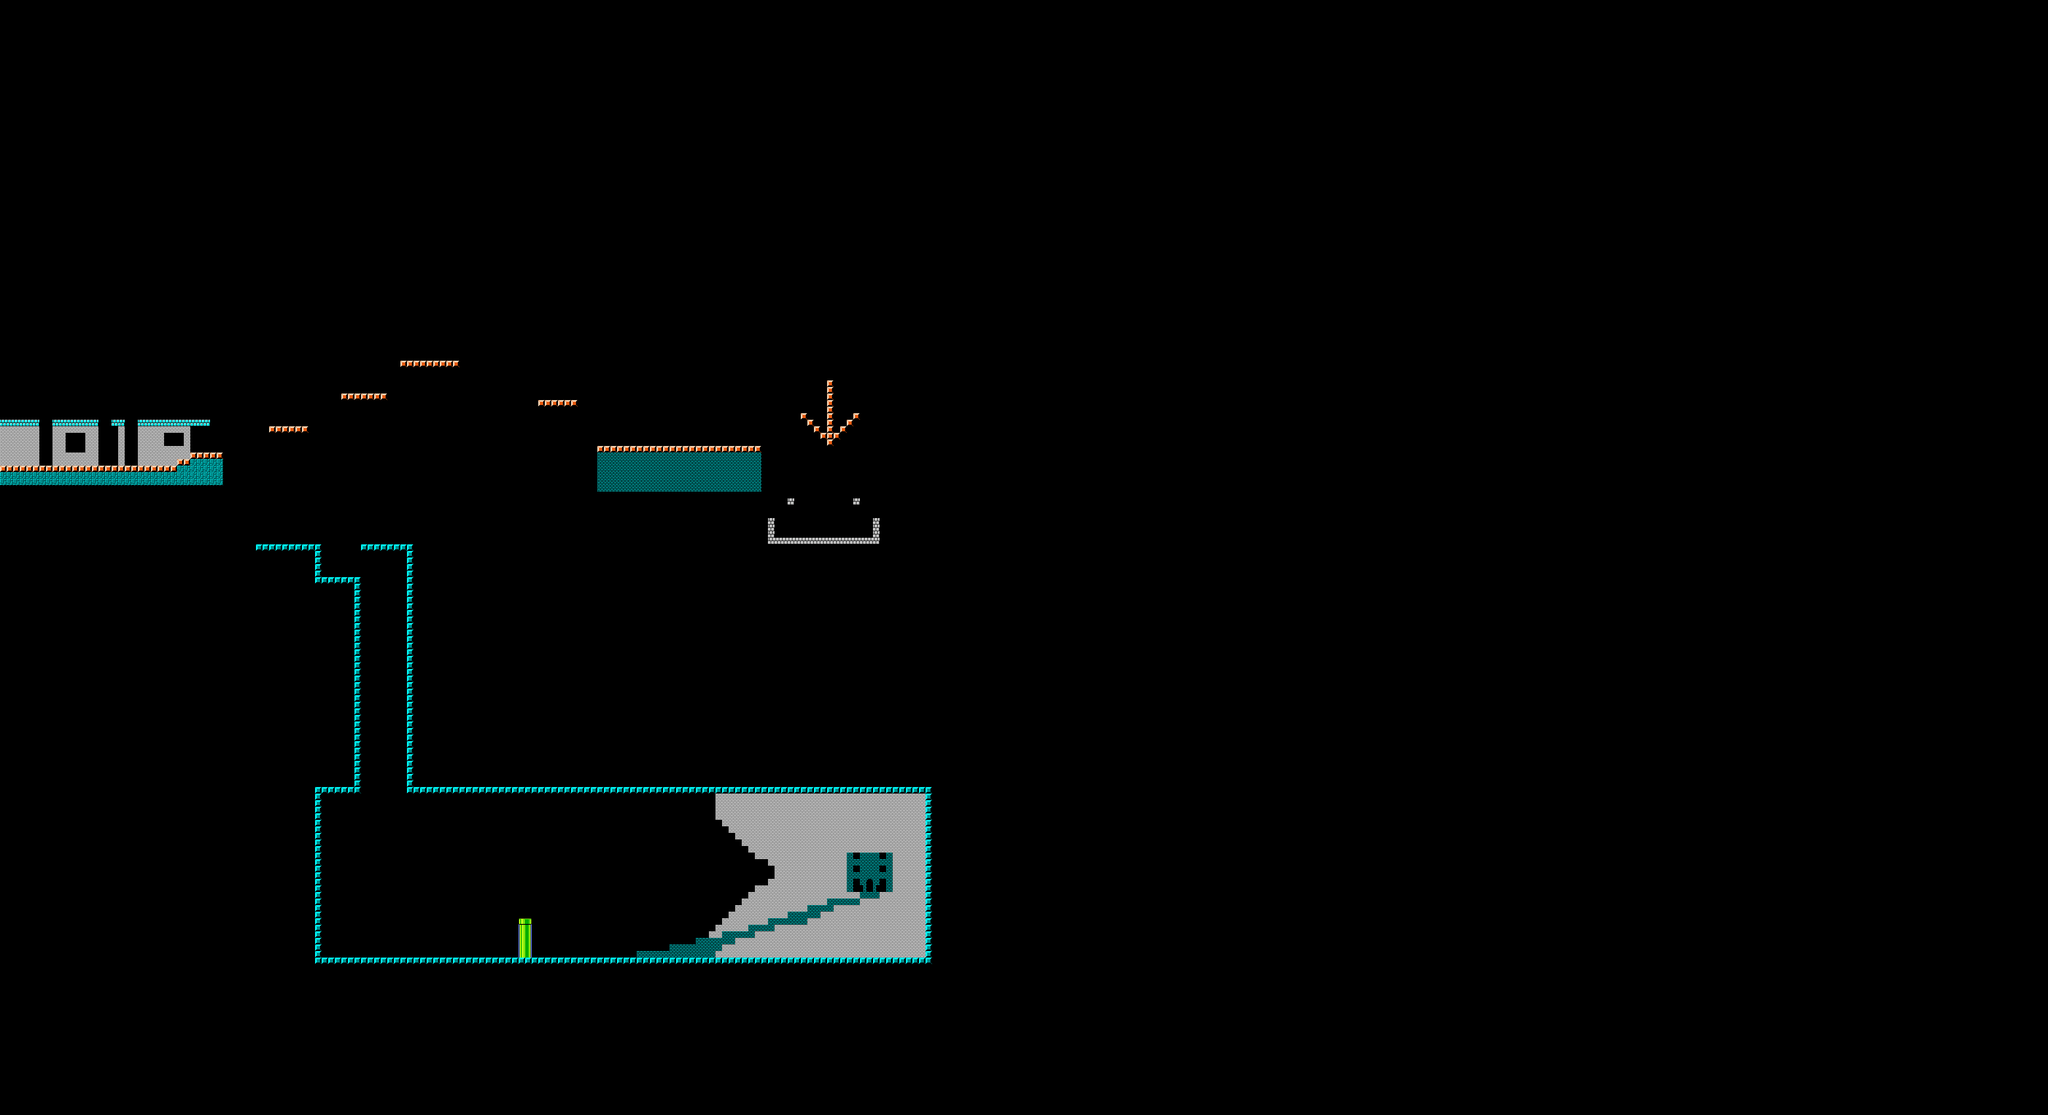

This is a level from a 2D game, rendered from its Tiled map with the project's own tilesets. A one-line summary and the map file follow, with tile-layer data summarised:
An orthogonal 312x170 tile map with 16x16 px tiles, 2 tile layers (background, graphics), 2 tilesets and 35 objects.

<map version="1.0" tiledversion="1.0.2685" orientation="orthogonal" renderorder="right-down" width="312" height="170" tilewidth="16" tileheight="16" infinite="0" nextobjectid="48">
 <tileset firstgid="1" source="../maps e tilesets/3175f3b0-4457-4ef6-bf86-471cee5293c1.tsx" />
 <tileset firstgid="229" name="3175f3b0-4457-4ef6-bf86-471cee5293c1" tilewidth="16" tileheight="16" tilecount="228" columns="19">
  <image source="../maps e tilesets/sffl3d.png" width="304" height="192" />
 </tileset>
 <layer name="background" width="312" height="170">
  <data>[53040 cells, 53040 non-empty, 16 distinct tile ids]</data>
 </layer>
 <layer name="graphics" width="312" height="170">
  <data>[53040 cells, 0 non-empty, 0 distinct tile ids]</data>
 </layer>
 <objectgroup name="ground">
  <object id="1" x="0" y="1136" width="544" height="48" />
  <object id="2" x="464" y="1104" width="80" height="32" />
  <object id="3" x="432" y="1120" width="32" height="16" />
  <object id="4" x="272" y="1024" width="32" height="16" />
  <object id="5" x="128" y="1024" width="112" height="16" />
  <object id="6" x="0" y="1024" width="80" height="16" />
  <object id="9" x="352" y="1024" width="160" height="16" />
  <object id="10" x="656" y="1040" width="96" height="16" />
  <object id="11" x="832" y="960" width="112" height="16" />
  <object id="12" x="992" y="880" width="128" height="16" />
  <object id="13" x="976" y="880" width="16" height="16" />
  <object id="15" x="1312" y="976" width="96" height="16" />
  <object id="16" x="1456" y="1088" width="400" height="112" />
  <object id="17" x="624" y="1328" width="160" height="16" />
  <object id="18" x="768" y="1344" width="16" height="80" />
  <object id="19" x="784" y="1408" width="96" height="16" />
  <object id="20" x="864" y="1424" width="16" height="512" />
  <object id="21" x="768" y="1920" width="96" height="16" />
  <object id="22" x="768" y="1936" width="16" height="416" />
  <object id="23" x="784" y="2336" width="1488" height="16" />
  <object id="24" x="2256" y="1920" width="16" height="416" />
  <object id="25" x="992" y="1920" width="1264" height="16" />
  <object id="26" x="992" y="1328" width="16" height="592" />
  <object id="27" x="880" y="1328" width="112" height="16" />
  <object id="34" x="1632" y="2304" width="128" height="16" />
  <object id="35" x="1760" y="2272" width="80" height="16" />
  <object id="36" x="1872" y="2240" width="96" height="16" />
  <object id="37" x="1968" y="2208" width="64" height="16" />
  <object id="38" x="2096" y="2176" width="48" height="16" />
  <object id="47" x="-16" y="368" width="16" height="2352" />
 </objectgroup>
 <objectgroup name="death">
  <object id="30" x="0" y="2368" width="2992" height="224" />
  <object id="32" x="1888" y="1472" width="480" height="16" />
  <object id="33" x="1680" y="1472" width="208" height="16" />
 </objectgroup>
 <objectgroup name="object">
  <object id="43" x="2112" y="2144" width="16" height="32" />
 </objectgroup>
 <objectgroup name="wall">
  <object id="46" x="1264" y="2240" width="32" height="96" />
 </objectgroup>
</map>
